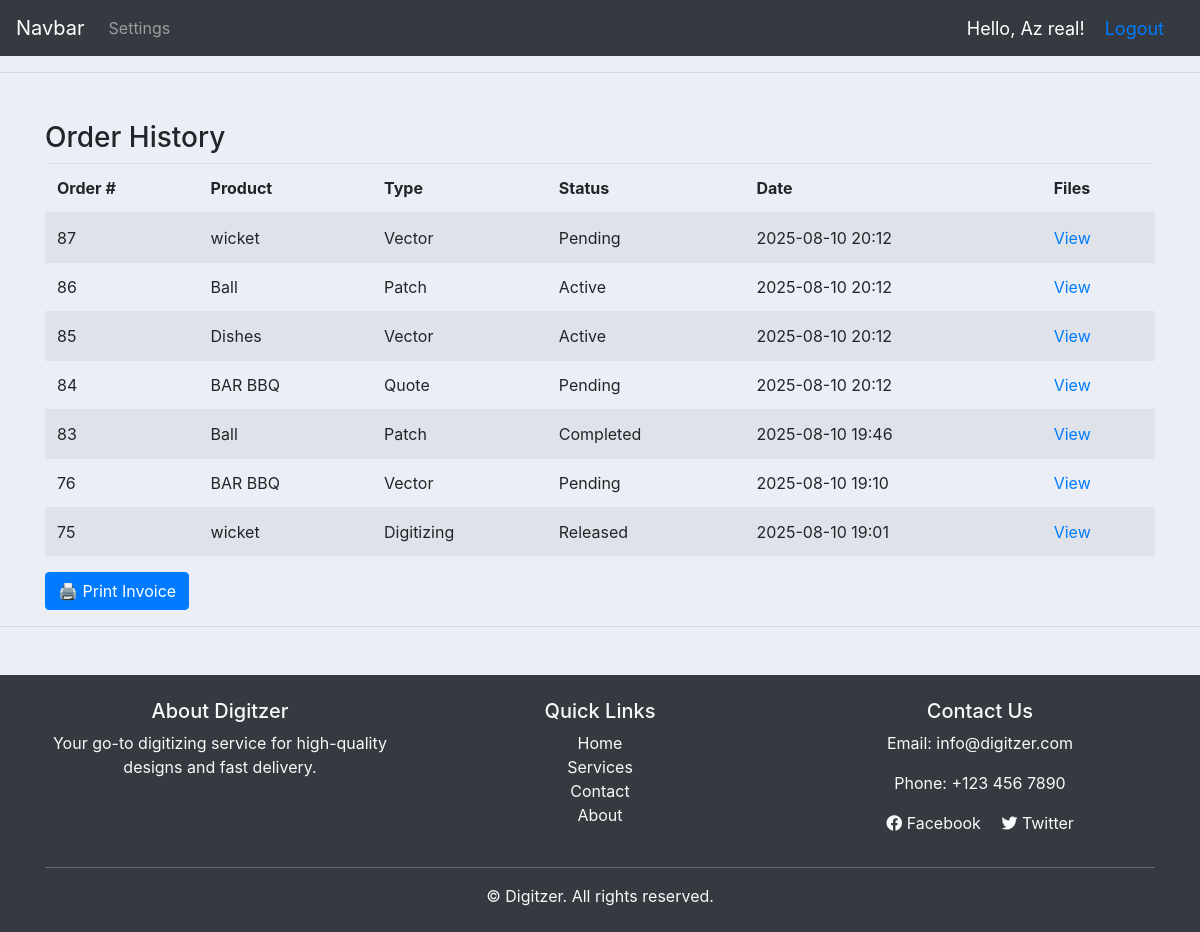
/order/history/ (signed in), run on the app's committed database.
### accounts/models.py (models this page shows, shortened)
class Order(models.Model):
    STATUS = (
        ('Pending', 'Pending'),
        ('Out for delivery', 'Out for delivery'),
        ('Delivered', 'Delivered'),
        ('Quote Requested', 'Quote Requested'),
        ('Active', 'Active'),
        ('Completed', 'Completed'),
        ('Released', 'Released'),
    )
    ORDER_TYPE = (
        ('Digitizing', 'Digitizing'),
        ('Vector', 'Vector'),
        ('Patch', 'Patch'),
        ('Quote', 'Quote'),
    )
    PAYMENT_STATUS = (
        ('Pending', 'Pending'),
        ('Paid', 'Paid'),
        ('Refunded', 'Refunded'),
    )
    REVIEW_STATUS = (
    ('Pending', 'Pending'),
    ('Approved', 'Approved'),
    ('Rejected', 'Rejected'),
)
    customer = models.ForeignKey(Customer, null=True, on_delete=models.SET_NULL)
    product = models.ForeignKey(Product, null=True, on_delete=models.SET_NULL)
    order_type = models.CharField(max_length=50, choices=ORDER_TYPE, null=True, blank=True)
    date_created = models.DateTimeField(auto_now_add=True, null=True)
    status = models.CharField(max_length=200, null=True, choices=STATUS)
    note = models.CharField(max_length=1000, null=True, blank=True)
    design_file = models.FileField(upload_to='designs/', null=True, blank=True)
    invoice_file = models.FileField(upload_to='invoices/', null=True, blank=True)
    assigned_to = models.ForeignKey('SalesRepresentative', on_delete=models.SET_NULL, null=True, blank=True)
    released = models.BooleanField(default=False)  # For release_projects
    payment_status = models.CharField(max_length=20, choices=PAYMENT_STATUS, default='Pending')  # For follow-up payments
    date_completed = models.DateTimeField(null=True, blank=True)  # Optional: track completion time
    review_status = models.CharField(max_length=20, choices=REVIEW_STATUS, default='Pending')
    review_comment = models.TextField(blank=True, null=True)

class Product(models.Model):
    CATEGORY = (
        ('Indoor', 'Indoor'),
        ('Out Door', 'Out Door'),
    )
    name = models.CharField(max_length=200)
    price = models.FloatField(null=True)
    category = models.CharField(max_length=200, null=True, choices=CATEGORY)
    description = models.CharField(max_length=200)
    date_created = models.DateTimeField(auto_now_add=True, null=True)
    tags = models.ManyToManyField(Tag)
    def __str__(self):
        return self.name

### accounts/views.py (the view)
# urls.py: path('order/history/', views.orderHistory, name='order_history'),
@login_required
def orderHistory(request):
    customer = get_object_or_404(Customer, user=request.user)
    orders = Order.objects.filter(customer=customer).order_by('-date_created')
    return render(request, 'accounts/order_history.html', {'orders': orders})

### templates/accounts/order_history.html (shortened to what this page needs)
{% extends 'accounts/main.html' %}
{% load static %}
{% block content %}
<div class="container mt-5">
    <h3>Order History</h3>
    <table class="table table-striped">
        <thead>
            <tr>
                <th>Order #</th>
                <th>Product</th>
                <th>Type</th>
                <th>Status</th>
                <th>Date</th>
                <th>Files</th>
            </tr>
        </thead>
        <tbody>
            {% for order in orders %}
            <tr>
                <td>{{ order.id }}</td>
                <td>{{ order.product }}</td>
                <td>{{ order.order_type }}</td>
                <td>{{ order.status }}</td>
                <td>{{ order.date_created|date:"Y-m-d H:i" }}</td>
                <td>
                    <a href="{% url 'order_detail' order.id %}">View</a>
                </td>
            </tr>
            {% empty %}
            <tr><td colspan="6">No orders yet.</td></tr>
            {% endfor %}
        </tbody>
    </table>
    <a href="{% url 'print_invoice' order.id %}" target="_blank" class="btn btn-primary">
        🖨 Print Invoice
    </a>
</div>
{% endblock %}

### templates/accounts/navbar.html (shortened to what this page needs)
{% load static %}
<nav class="navbar navbar-expand-lg navbar-dark bg-dark">
    <a class="navbar-brand" href="{% url 'home' %}">Navbar</a>
    <div class="collapse navbar-collapse" id="navbarNav">
      <ul class="navbar-nav">
        {% if request.user.is_staff %}
        <li class="nav-item active">
          <a class="nav-link" href="{% url 'home' %}">Dashboard</a>
        </li>
        <li class="nav-item">
          <a class="nav-link" href="{% url 'products' %}">products</a>
        </li>
        {% else %}
        <li class="nav-item">
            <a class="nav-link" href="{% url 'account' %}">Settings</a>
          </li>
        {% endif %}
      </ul>
    </div>
    <span class="hello-msg">Hello, {{ user.first_name }}!</span>
    <span class="hello-msg"><a href="{% url 'logout' %}">Logout</a></span>
  </nav>

### static/css/main.css (style rules this page uses)
body { background-color: #ebeff5; }

### templates/accounts/navbar.html (style rules this page uses)
.hello-msg { font-size: 18px; color: white; margin-right: 20px; }

### data on the page
Order: id "87", product "wicket", order_type "Vector", status "Pending", date_created "2025-08-10 20:12"
Order: id "86", product "Ball", order_type "Patch", status "Active", date_created "2025-08-10 20:12"
Order: id "85", product "Dishes", order_type "Vector", status "Active", date_created "2025-08-10 20:12"
Order: id "84", product "BAR BBQ", order_type "Quote", status "Pending", date_created "2025-08-10 20:12"
Order: id "83", product "Ball", order_type "Patch", status "Completed", date_created "2025-08-10 19:46"
Order: id "76", product "BAR BBQ", order_type "Vector", status "Pending", date_created "2025-08-10 19:10"
Order: id "75", product "wicket", order_type "Digitizing", status "Released", date_created "2025-08-10 19:01"

### other printed values
{{ user.first_name }} "Az real"
